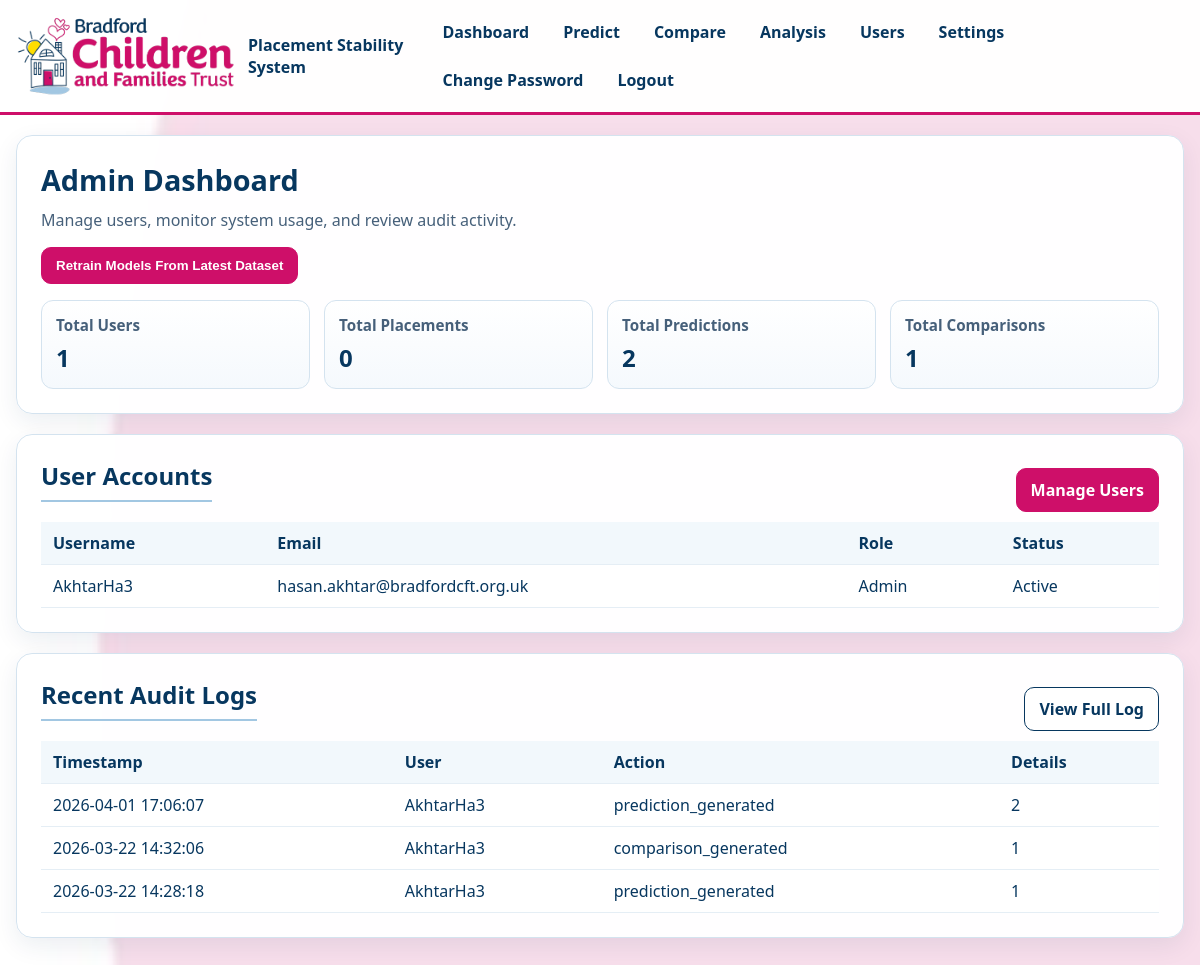
The page /admin-dashboard (signed in) on the database as committed earlier.
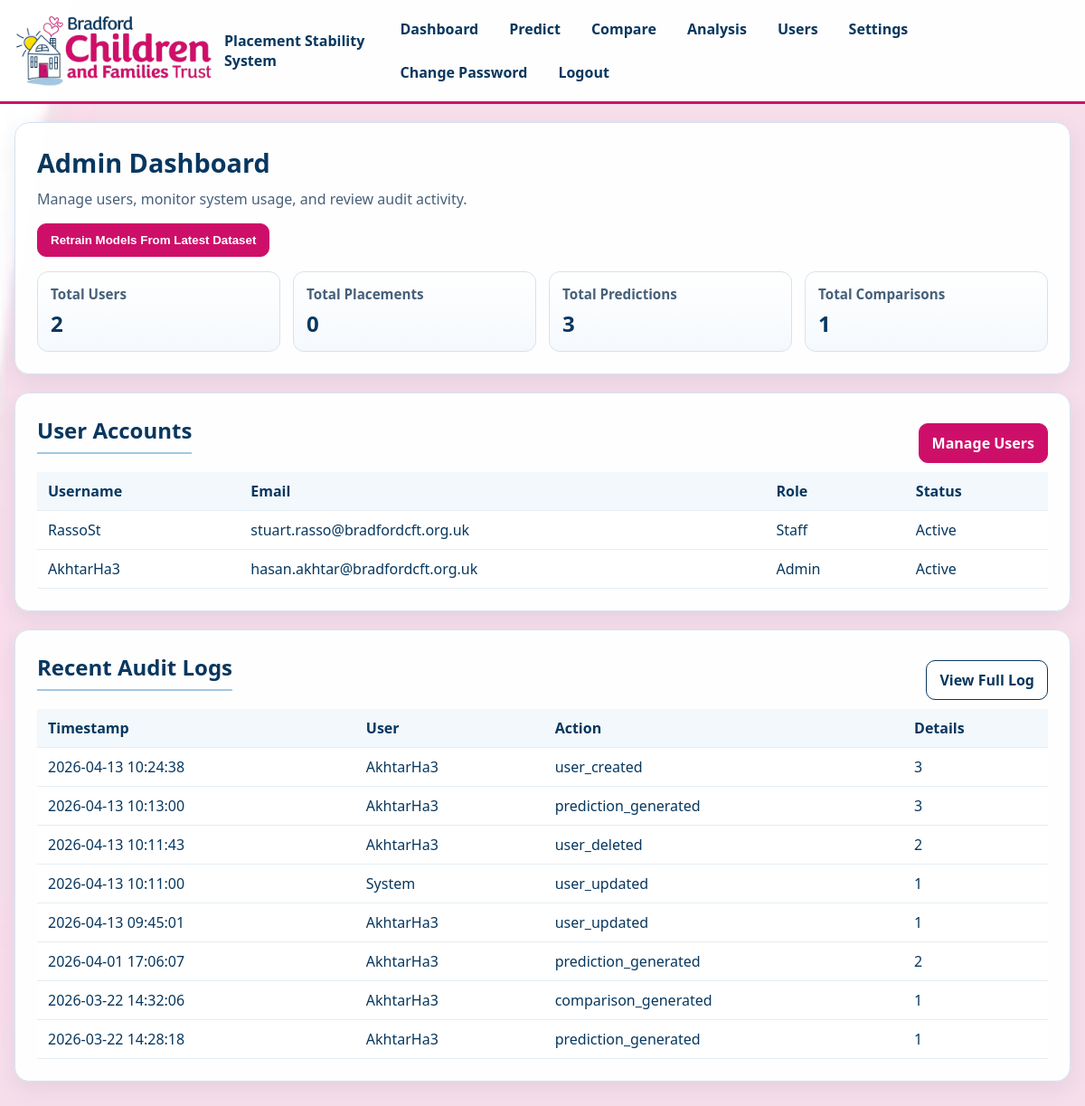
The same page on the database as committed later.
### tables this page shows
CREATE TABLE users (
        id INTEGER PRIMARY KEY AUTOINCREMENT,
        username TEXT UNIQUE NOT NULL,
        email TEXT UNIQUE NOT NULL,
        password_hash TEXT NOT NULL,
        role TEXT NOT NULL DEFAULT 'staff',
        is_active INTEGER DEFAULT 1,
        created_at TIMESTAMP DEFAULT CURRENT_TIMESTAMP,
        last_login TIMESTAMP
    );

CREATE TABLE audit_logs (
        id INTEGER PRIMARY KEY AUTOINCREMENT,
        user_id INTEGER,
        action TEXT NOT NULL,
        details TEXT,
        timestamp TIMESTAMP DEFAULT CURRENT_TIMESTAMP,
        FOREIGN KEY (user_id) REFERENCES users (id)
    );

### app/routes.py (the view)
@app.route('/admin-dashboard')
@role_required('admin')
def admin_dashboard():
    users = get_all_users(connection)
    system_stats = get_system_statistics(connection)
    audit_logs = get_recent_audit_logs(connection, limit=20)
    return render_template('admin_dashboard.html',
                         users=users,
                         system_stats=system_stats,
                         audit_logs=audit_logs)

### app/models.py (called while the page is built)
def create_connection(path):
    connection = None
    try:
        connection = sqlite3.connect(path, check_same_thread=False)
        connection.row_factory = sqlite3.Row  # Enable dict-like access
        print("Connection to SQLite DB successful")
    except Error as e:
        print(f"The error '{e}' occurred")
    return connection

def get_user_by_id(connection, user_id):
    query = "SELECT * FROM users WHERE id = ?"
    cursor = connection.cursor()
    cursor.execute(query, (user_id,))
    row = cursor.fetchone()
    if row:
        return User(
            row['id'],
            row['username'],
            row['email'],
            row['role'],
            row['is_active'],
            row['must_reset_password']
        )
    return None

def get_all_users(connection):
    query = "SELECT id, username, email, role, is_active, created_at FROM users ORDER BY created_at DESC"
    cursor = connection.cursor()
    cursor.execute(query)
    return cursor.fetchall()

def get_recent_audit_logs(connection, limit=20):
    query = """
    SELECT a.*, u.username
    FROM audit_logs a
    LEFT JOIN users u ON a.user_id = u.id
    ORDER BY a.timestamp DESC
    LIMIT ?
    """
    cursor = connection.cursor()
    cursor.execute(query, (limit,))
    return cursor.fetchall()

def get_system_statistics(connection):
    query = """
    SELECT
        (SELECT COUNT(*) FROM users) as total_users,
        (SELECT COUNT(*) FROM placements) as total_placements,
        (SELECT COUNT(*) FROM predictions) as total_predictions,
        (SELECT COUNT(*) FROM comparisons) as total_comparisons
    """
    cursor = connection.cursor()
    cursor.execute(query)
    return cursor.fetchone()

### app/routes.py (called while the page is built, shortened)
def role_required(*roles):
    def decorator(f):
        @wraps(f)
        @login_required
        def decorated_function(*args, **kwargs):
            if not current_user.is_authenticated:
                flash('Please log in to access this page.', 'warning')
                return redirect(url_for('app.login'))
            if current_user.role not in roles:
                flash('You do not have permission to access this page.', 'danger')
                return redirect(url_for('app.dashboard'))
            return f(*args, **kwargs)
        return decorated_function
    return decorator

@app.before_app_request
def enforce_temporary_password_reset():
    if not current_user.is_authenticated or not getattr(current_user, 'must_reset_password', False):
        return None

### templates/admin_dashboard.html (shortened to what this page needs)
{% extends "base.html" %}
{% block extra_head %}
    <link rel="stylesheet" href="{{ url_for('static', filename='css/dashboard.css') }}">
{% endblock %}
{% block content %}
    <section class="panel">
        <h1>Admin Dashboard</h1>
        <p class="muted">Manage users, monitor system usage, and review audit activity.</p>
        <form method="POST" action="{{ url_for('app.retrain_models') }}" style="margin-bottom: 1rem;">
            <button class="btn btn-primary" type="submit">Retrain Models From Latest Dataset</button>
        </form>
        <div class="stat-grid">
            <article class="stat-card">
                <h2>Total Users</h2>
                <p>{{ system_stats.total_users if system_stats else 0 }}</p>
            </article>
            <article class="stat-card">
                <h2>Total Placements</h2>
                <p>{{ system_stats.total_placements if system_stats else 0 }}</p>
            </article>
            <article class="stat-card">
                <h2>Total Predictions</h2>
                <p>{{ system_stats.total_predictions if system_stats else 0 }}</p>
            </article>
            <article class="stat-card">
                <h2>Total Comparisons</h2>
                <p>{{ system_stats.total_comparisons if system_stats else 0 }}</p>
            </article>
        </div>
    </section>
    <section class="panel">
        <div class="panel-heading-row">
            <h2 class="section-heading">User Accounts</h2>
            <a class="btn btn-primary" href="{{ url_for('app.manage_users') }}">Manage Users</a>
        </div>
        <div class="table-wrap">
            <table>
                <thead>
                    <tr>
                        <th>Username</th>
                        <th>Email</th>
                        <th>Role</th>
                        <th>Status</th>
                    </tr>
                </thead>
                <tbody>
                    {% for user in users[:8] %}
                        <tr>
                            <td>{{ user.username }}</td>
                            <td>{{ user.email }}</td>
                            <td>{{ user.role|capitalize }}</td>
                            <td>{{ 'Active' if user.is_active else 'Inactive' }}</td>
                        </tr>
                    {% else %}
                        <tr>
                            <td colspan="4">No users found.</td>
                        </tr>
                    {% endfor %}
                </tbody>
            </table>
        </div>
    </section>
    <section class="panel">
        <div class="panel-heading-row">
            <h2 class="section-heading">Recent Audit Logs</h2>
            <a class="btn" href="{{ url_for('app.audit_logs') }}">View Full Log</a>
        </div>
        <div class="table-wrap">
            <table>
                <thead>
                    <tr>
                        <th>Timestamp</th>
                        <th>User</th>
                        <th>Action</th>
                        <th>Details</th>
                    </tr>
                </thead>
                <tbody>
                    {% for log in audit_logs %}
                        <tr>
                            <td>{{ log.timestamp }}</td>
                            <td>{{ log.username or 'System' }}</td>
                            <td>{{ log.action }}</td>
                            <td>{{ log.details }}</td>
                        </tr>
                    {% else %}
                        <tr>
                            <td colspan="4">No audit logs available.</td>
                        </tr>
                    {% endfor %}
                </tbody>
            </table>
        </div>
    </section>
{% endblock %}

### templates/base.html (shortened to what this page needs)
<!DOCTYPE html>
<html lang="en">
<head>
    <link rel="stylesheet" href="{{ url_for('static', filename='css/styles.css') }}">
    {% block extra_head %}{% endblock %}
</head>
<body>
    <header class="site-header">
        <div class="header-inner">
            <a class="brand" href="{{ url_for('app.dashboard') if current_user.is_authenticated else url_for('app.login') }}">
                <img class="brand-logo" src="{{ url_for('static', filename='assets/Bradford-Children-and-Families-Trust-logo.png') }}" alt="Bradford Children and Families Trust logo">
                <span class="brand-text">Placement Stability System</span>
            </a>
            {% if current_user.is_authenticated %}
                <nav class="main-nav" aria-label="Primary navigation">
                    <a href="{{ url_for('app.dashboard') }}">Dashboard</a>
                    <a href="{{ url_for('app.predict') }}">Predict</a>
                    <a href="{{ url_for('app.compare') }}">Compare</a>
                    {% if current_user.role in ['manager', 'admin'] %}
                        <a href="{{ url_for('app.breakdown_analysis') }}">Analysis</a>
                    {% endif %}
                    {% if current_user.role == 'admin' %}
                        <a href="{{ url_for('app.manage_users') }}">Users</a>
                        <a href="{{ url_for('app.system_settings') }}">Settings</a>
                    {% endif %}
                    <a href="{{ url_for('app.change_password') }}">Change Password</a>
                    <a href="{{ url_for('app.logout') }}">Logout</a>
                </nav>
            {% endif %}
        </div>
    </header>
    <main class="page-shell">
        {% block content %}{% endblock %}
    </main>
</body>
</html>

### app/static/css/styles.css (style rules this page uses)
:root { --bcft-white: #ffffff; --bcft-pink-bg: #f7dbe9; --bcft-primary: #07375f; --bcft-secondary: #ce0f69; --bcft-yellow: #ffdd00; --bcft-light-blue: #a2c7e2; --bcft-border: #d4e3ef; --text-muted: #46607a; }
* { box-sizing: border-box; }
body { margin: 0; font-family: "Segoe UI", Tahoma, Geneva, Verdana, sans-serif; color: var(--bcft-primary); background: var(--bcft-white); }
.site-header { background: rgba(255, 255, 255, 0.95); border-bottom: 3px solid var(--bcft-secondary); position: sticky; top: 0; z-index: 10; }
.header-inner { max-width: 1200px; margin: 0 auto; padding: 12px 16px; display: flex; align-items: center; justify-content: space-between; gap: 16px; }
.brand { display: flex; align-items: center; gap: 12px; text-decoration: none; color: var(--bcft-primary); }
.brand-logo { width: 220px; max-width: 48vw; height: auto; }
.brand-text { font-weight: 600; }
.main-nav { display: flex; flex-wrap: wrap; gap: 8px; }
.main-nav a { color: var(--bcft-primary); text-decoration: none; font-weight: 600; border: 1px solid transparent; border-radius: 999px; padding: 8px 12px; }
.page-shell { max-width: 1200px; margin: 20px auto 40px; padding: 0 16px; }
.panel { background: rgba(255, 255, 255, 0.97); border: 1px solid var(--bcft-border); border-radius: 16px; box-shadow: 0 8px 24px rgba(7, 55, 95, 0.08); padding: 24px; margin-bottom: 20px; }
h1 { margin: 0 0 10px; font-size: 1.8rem; }
.section-heading { margin-top: 0; border-bottom: 2px solid var(--bcft-light-blue); padding-bottom: 8px; }
.muted { color: var(--text-muted); margin-top: 0; }
.btn { display: inline-block; background: var(--bcft-white); color: var(--bcft-primary); border: 1px solid var(--bcft-primary); border-radius: 10px; padding: 10px 14px; text-decoration: none; font-weight: 600; cursor: pointer; }
.btn-primary { background: var(--bcft-secondary); border-color: var(--bcft-secondary); color: var(--bcft-white); }
.panel-heading-row { display: flex; justify-content: space-between; gap: 12px; align-items: center; flex-wrap: wrap; }
.table-wrap { overflow-x: auto; }
table { width: 100%; border-collapse: collapse; background: #fff; }
th, td { text-align: left; padding: 10px 12px; border-bottom: 1px solid #e5eef5; vertical-align: top; }
th { background: #f2f8fc; color: var(--bcft-primary); }

### app/static/css/dashboard.css (style rules this page uses)
.stat-grid { display: grid; grid-template-columns: repeat(4, minmax(0, 1fr)); gap: 14px; }
.stat-card { background: linear-gradient(180deg, #ffffff 0%, #f5f9fd 100%); border: 1px solid var(--bcft-border); border-radius: 12px; padding: 14px; }
.stat-card h2 { font-size: 0.95rem; margin: 0 0 6px; color: var(--text-muted); }
.stat-card p { margin: 0; font-size: 1.5rem; font-weight: 700; color: var(--bcft-primary); }

Rows that differ between the two databases and show on the page:
added users: username "RassoSt", email "stuart.rasso@bradfordcft.org.uk", role "Staff", is_active "Active"
added audit_logs: timestamp "2026-04-13 10:24:38", username "AkhtarHa3", action "user_created", details "3"
added audit_logs: timestamp "2026-04-13 10:13:00", username "AkhtarHa3", action "prediction_generated", details "3"
added audit_logs: timestamp "2026-04-13 10:11:43", username "AkhtarHa3", action "user_deleted", details "2"
added audit_logs: timestamp "2026-04-13 10:11:00", username "System", action "user_updated", details "1"
added audit_logs: timestamp "2026-04-13 09:45:01", username "AkhtarHa3", action "user_updated", details "1"
Other text that changed with them:
{{ system_stats.total_users if system_stats else 0 }}: "1" → "2"
{{ system_stats.total_predictions if system_stats else 0 }}: "2" → "3"
